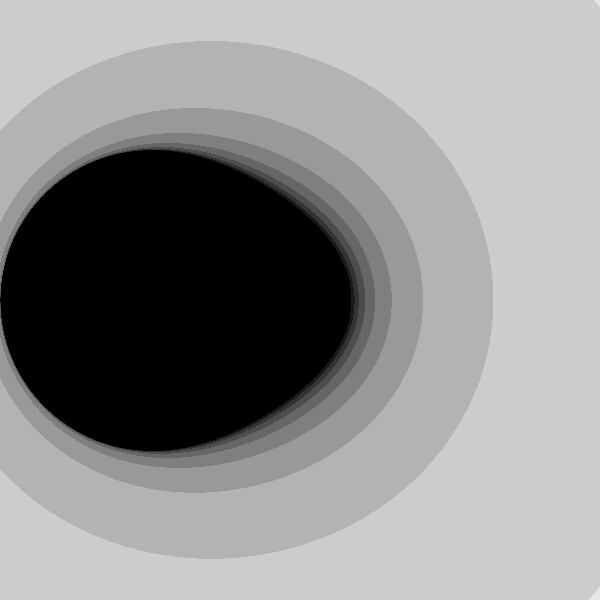
Frame 1 (no input)
Frame 60 (no input): identical to frame 1, image omitted
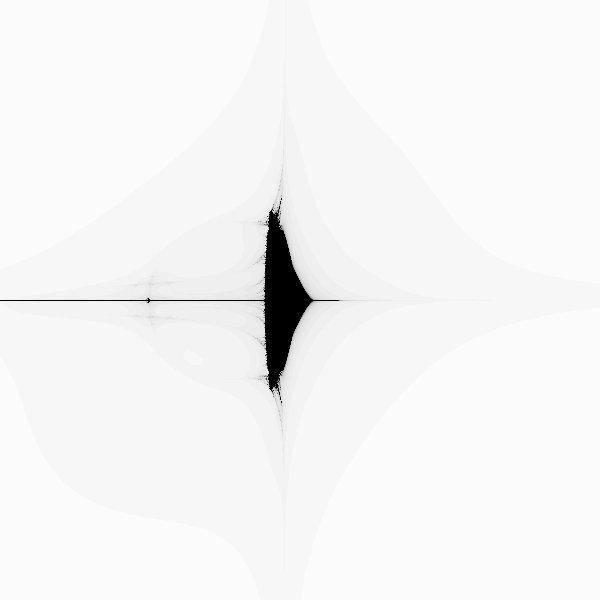
Frame 120 (the mouse pressed at the canvas centre since frame 60)

The p5.js sketch that drew these frames (run headless with seeded random() and noise() and a simulated clock; from frame 60 on, the mouse is pressed at the canvas centre):

// p5.js sketch
// ── sketch.js
let maxIteration = 120;
let scale = 4;


function setup() {
    createCanvas(600, 600);
    pixelDensity(1);
}

function draw() {

    loadPixels();
    // if (maxIteration < 120) {
    //   maxIteration += 0.1;
    // }

    for (let x = 0; x < width; x += 1) {
        for (let y = 0; y < height; y += 1) {

            // let a1 = map(mouseX, 0, width, -1, 1);
            // let b1 = map(mouseY, 0, width, -1, 1);
            let a1 = scale/2;
            let b1 = scale/2;

            let a = map(x, 0, width, a1 - scale, a1);
            let b = map(y, 0, height, b1 - scale, b1);
            let a0 = a;
            let b0 = b;

            let n = 0;
            let z = 0;

            let factor = map(mouseX, 0, width, 0.0001, 20);
            let maxIteration = round(map(mouseY, 0, height, 10, 120));

            while (n < maxIteration) {
                let aa = a * a + b * b;
                let bb = factor * a * b;

                a = aa + a0;
                b = bb + b0;
                if (abs(a + b) > 100) {
                    break;
                }

                n++;
            }

            let bright = map(n, 0, maxIteration, 0, 255);

            let pix = (x + y * width) * 4;
            pixels[pix + 0] = 0;
            pixels[pix + 1] = 0;
            pixels[pix + 2] = 0;
            pixels[pix + 3] = bright;
        }
    }
    updatePixels();

}
